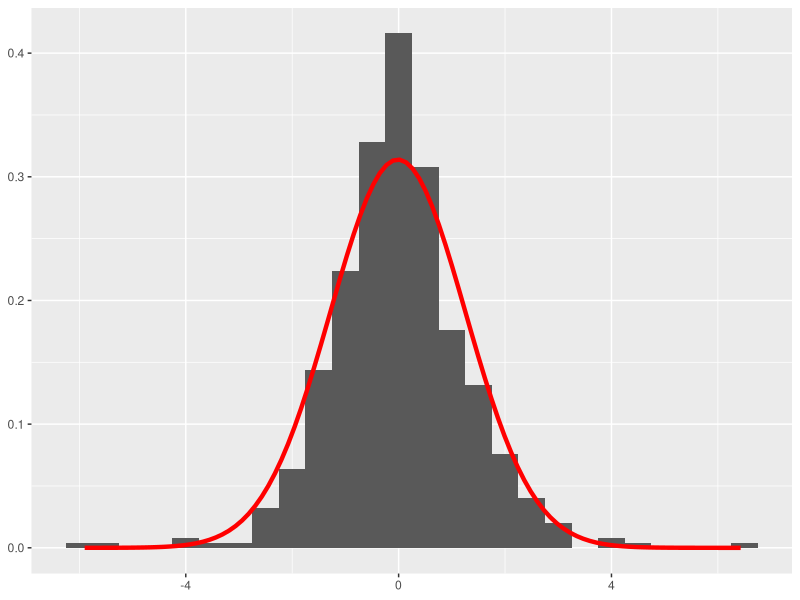
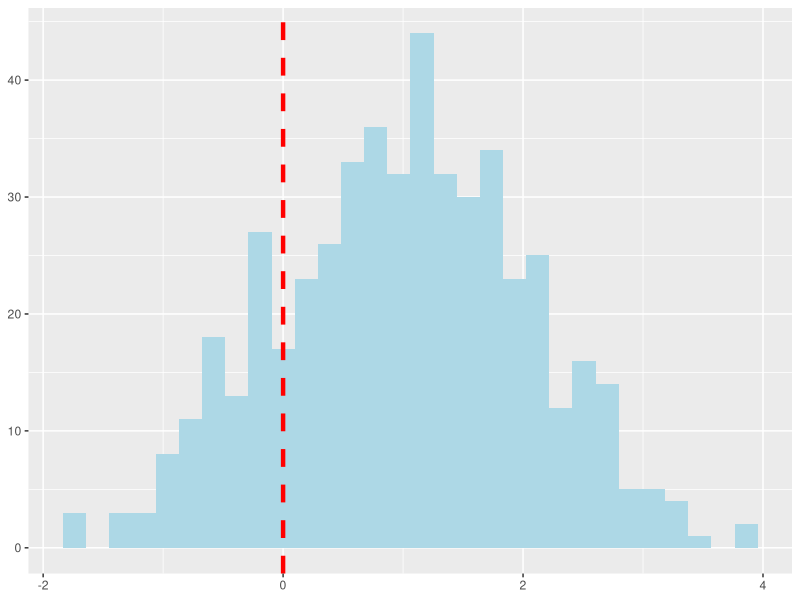
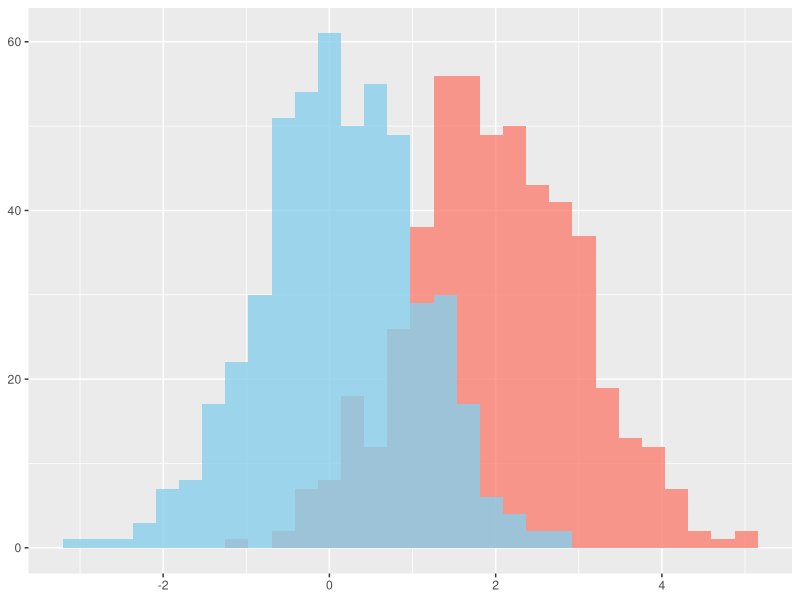
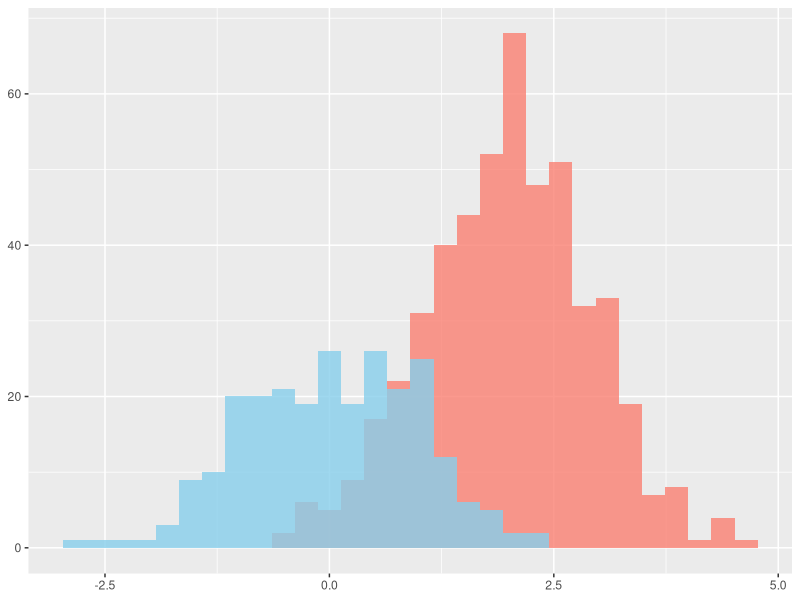
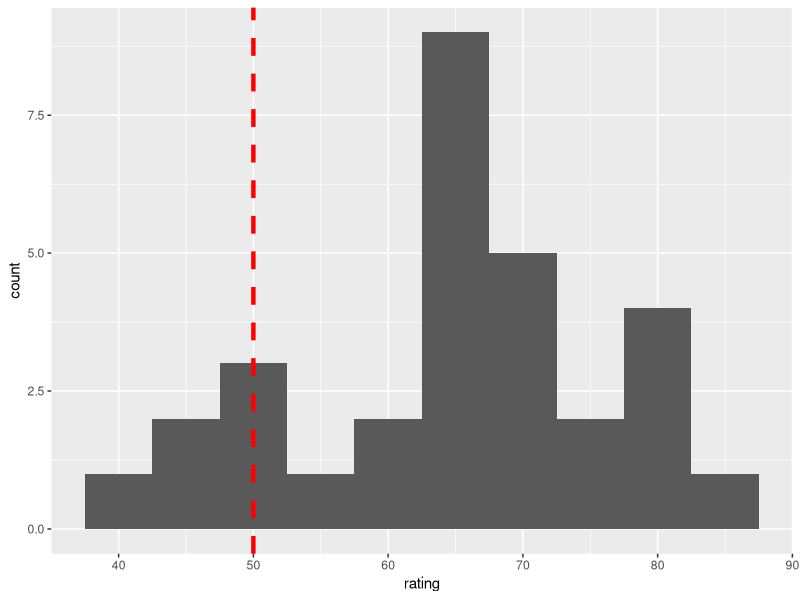
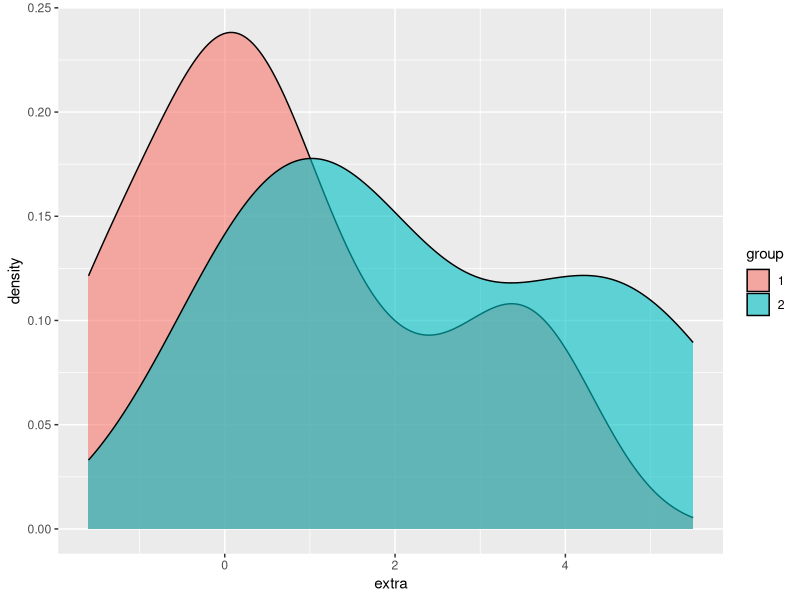
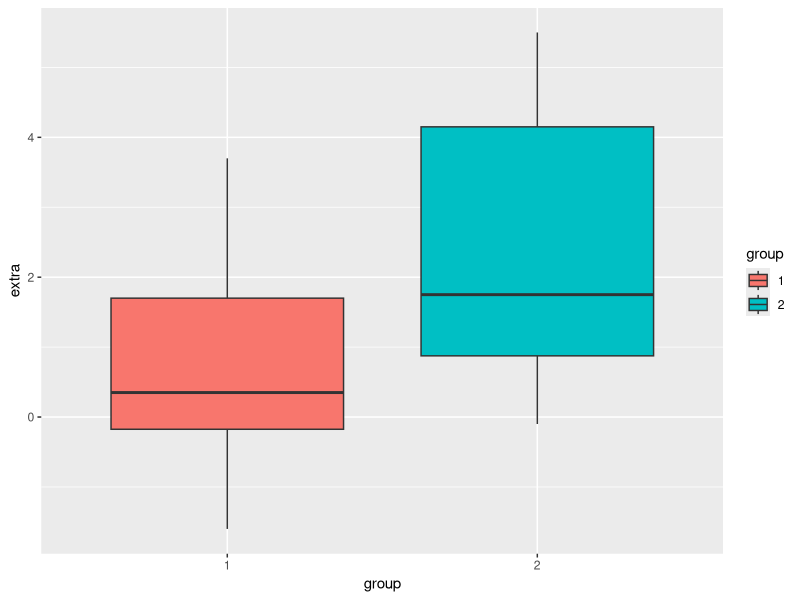

These charts were generated, in order, by the following R code: (Note: this script raises an error after producing the figures.)
# Lecture 9 - Comparing means: t-test and ANOVA
library(tidyverse)
library(broom)

# 

# Plots for the slides
# Generate some random data for example plots
set.seed(1) # Set random seed for reproducibility
stud <- tibble(x = rt(500, 6))

single_sample <- tibble(x = rnorm(500, 1, 1))

paired_sample <- 
    tibble(sample = "x", 
           value = rnorm(500, 2, 1)) %>% 
    bind_rows(tibble(sample = "y", 
                     value = rnorm(500, 0, 1)))

independent_sample <- 
    tibble(sample = "x", 
           value = rnorm(500, 2, 1)) %>% 
    bind_rows(tibble(sample = "y", 
                     value = rnorm(250, 0, 1)))

# Showing the t-distribution (histogram) against normal distribution (density)
ggplot(stud) +
    aes(x = x) +
    geom_histogram(aes(y = ..density..), binwidth = .5) +
    stat_function(fun = dnorm, 
                  args = list(mean = mean(stud$x), sd = sd(stud$x)),
                  lwd = 1.5, 
                  col = "red") +
    labs(x = NULL, y = NULL)

# Plot different types of t-tests
# Single sample t-test
ggplot(single_sample) +
    aes(x = x) +
    geom_histogram(fill = "lightblue") +
    geom_vline(aes(xintercept = 0), size = 1.5, color = "red", linetype = "dashed") +
    labs(x = NULL, y = NULL)

# Paired sample t-test
ggplot(paired_sample) +
    aes(x = value, fill = sample, alpha = I(.8)) +
    geom_histogram(data = paired_sample %>% filter(sample == "x"),fill = "salmon") +
    geom_histogram(data = paired_sample %>% filter(sample == "y"),fill = "skyblue") +
    labs(x = NULL, y = NULL)

# Independent samples t-test
ggplot(independent_sample) +
    aes(x = value, fill = sample, alpha = I(.8)) +
    geom_histogram(data = independent_sample %>% filter(sample == "x"),fill = "salmon") +
    geom_histogram(data = independent_sample %>% filter(sample == "y"),fill = "skyblue") +
    labs(x = NULL, y = NULL)

# Doing t-test in R
# Single sample t-test
# Using the attitude dataset
?attitude

ggplot(attitude) +
    aes(x = rating) +
    geom_histogram(binwidth = 5) +
    geom_vline(aes(xintercept = 50), size = 1.5, color = "red", linetype = "dashed")

# Check if rating is significantly higher than 50
t.test(attitude$rating, mu = 50, alternative = "greater")

# Check if rating is significantly lower than 50
t.test(attitude$rating, mu = 50, alternative = "less")

# Check if there is a significant difference from 50 to any direction
single_result <- t.test(attitude$rating, mu = 50)
tidy(single_result)

psych::t2r(6.584486, 29)

# Paired t-test
# We are using the sleep dataset
?sleep
sleep <- 
    sleep %>% 
    as_tibble()

# Plot the data
ggplot(sleep) +
    aes(x = extra, fill = group) +
    geom_density(alpha = .6)

ggplot(sleep) +
    aes(x = group, y = extra, fill = group) +
    geom_boxplot()

# Running the paired t-test
paired_result <- t.test(extra ~ group, paired = TRUE, data = sleep)

sleep %>% 
    group_by(group) %>% 
    summarise(extra_mean = mean(extra),
              extra_sd = sd(extra))

# You can tidy up the results as usual using the broom::tidy()
paired_result %>% tidy()
psych::t2d(-4.0621, n = 10)
# Independent samples t-test
# Using the ToothGrowth dataset
?ToothGrowth

ggplot(ToothGrowth) +
    aes(x = supp, y = len, fill = supp) +
    geom_boxplot()

# Check the assumption of variance homogeneity (F-test)
# Non-significant effect shows that the variances are not different in the two groups
var.test(len ~ supp, data = ToothGrowth)

independent_result <- t.test(len ~ supp, var.equal = TRUE, data = ToothGrowth)
tidy(independent_result)

# Welch two sample t-test
independent_result <- t.test(len ~ supp, var.equal = TRUE, data = ToothGrowth)

# Get means and sd-s 
ToothGrowth %>% 
    group_by(supp) %>% 
    summarise(len_mean = mean(len) %>% round(2),
              len_sd = sd(len) %>% round(2),
              len_se = (len_sd/sqrt(n())) %>% round(2),
              n = n())

# Calculating effect sizes
# Get an r value
psych::t2r(t = 1.9153, df = 58)
# Get a Cohen's d value
psych::t2d(t = 1.9153, n = 59)

# Using ANOVA to compare three groups
# Using the plantgrowth dataset
?PlantGrowth
ggplot(PlantGrowth) +
    aes(x = weight, fill = group) +
    geom_density(alpha = .6)

ggplot(PlantGrowth) +
    aes(x = group, y = weight, fill = group) +
    geom_boxplot()


# Checking hoogeneity of variance
bartlett.test(weight ~ group, data = PlantGrowth)

# Run the ANOVA
anova_result <- aov(weight ~ group, data = PlantGrowth)
summary(anova_result)

# But of course, tidy() is better
tidy(anova_result)

## Doing the same using linear regression
lm_result <- lm(weight ~ group, data = PlantGrowth)
summary(lm_result)
tidy(lm_result)

# To get the group effect without the pairwise comparisons, use anova()
# As you can see, anova can lead to false assumptions because it can answer to a different question
anova(lm_result)

